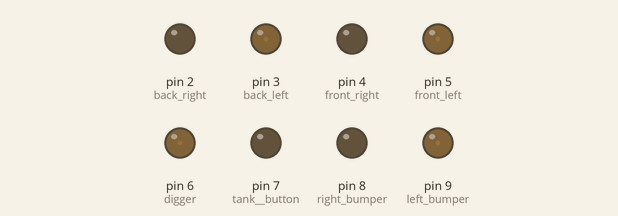
The sketch below on a simulated Arduino Uno, built with avr-gcc and run on an emulated ATmega328P. On the bench: output pins drawn as LEDs (lit = HIGH).

Above: at 0.05 s.
At 1.15 s:
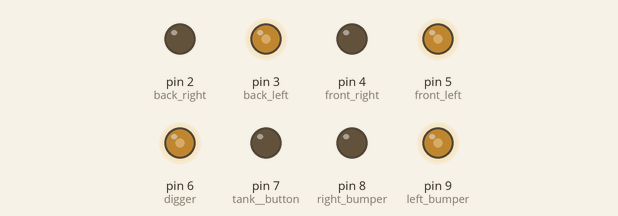
At 2.3 s:
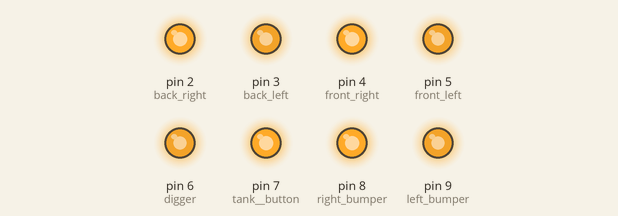
At 3.45 s:
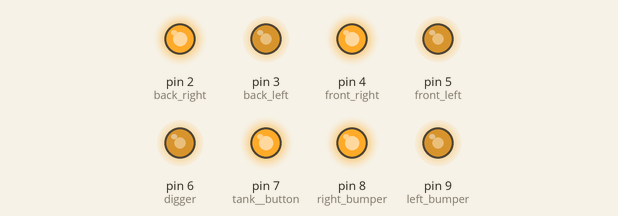
At 4.6 s:
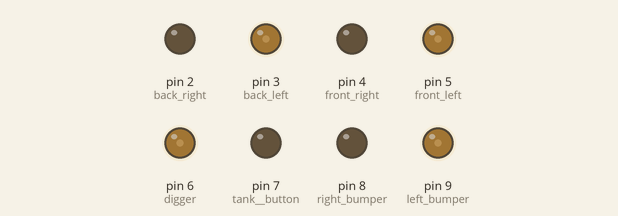
Timing chart, 0 to 6.7 s (numbered marks = the images above):
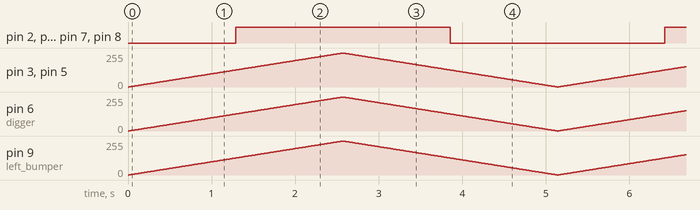

The sketch:

LED_Blink.ino
```cpp
#define back_right 2
#define back_left 3
#define front_right 4
#define front_left 5
#define digger 6
#define tank__button 7
#define right_bumper 8
#define left_bumper 9

bool increasing = true;
int pwm = 0;


void setup() {
  // put your setup code here, to run once:

}

void loop() {
  analogWrite(front_left, pwm);
  analogWrite(back_left, pwm);
  analogWrite(front_right, pwm);
  analogWrite(back_right, pwm);
  analogWrite(digger, pwm);
  analogWrite(tank__button, pwm);
  analogWrite(right_bumper, pwm);
  analogWrite(left_bumper, pwm);
  if (pwm == 255){
    increasing = false;
  }
  if (pwm == 0){
    increasing = true;
  }
  if (increasing){
    pwm += 1;
  }
  else{
    pwm -= 1;
  }
  delay(10);
}
```

Measured:
- by itself, pin 2 (back_right), pin 4 (front_right), pin 7 (tank__button), pin 8 (right_bumper): alternates HIGH for 2.6 s and LOW for 2.6 s
